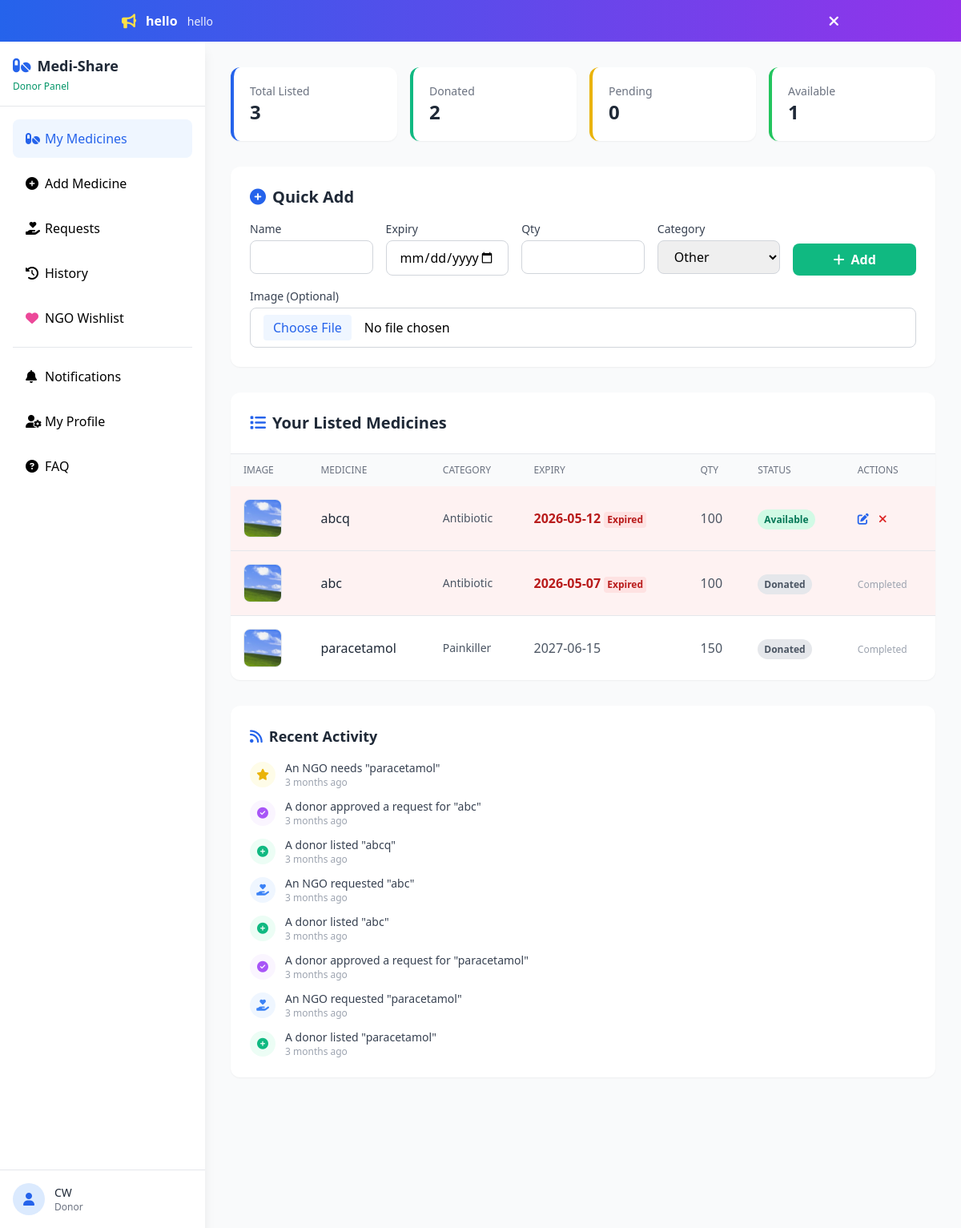
Screenshot of /donor/index.php (signed in) with the database file from the repository.
### tables this page shows
CREATE TABLE `announcements` (
  `id` int(11) NOT NULL,
  `title` varchar(200) NOT NULL,
  `message` text NOT NULL,
  `is_active` tinyint(4) NOT NULL DEFAULT 1,
  `created_by` int(11) DEFAULT NULL,
  `created_at` timestamp NOT NULL DEFAULT current_timestamp()
);

CREATE TABLE `medicines` (
  `medicine_id` int(11) NOT NULL,
  `donor_id` int(11) NOT NULL,
  `medicine_name` varchar(150) NOT NULL,
  `expiry_date` date NOT NULL,
  `quantity_strips` int(11) NOT NULL,
  `category` enum('Antibiotic','Painkiller','Vitamin','Supplement','Other') NOT NULL DEFAULT 'Other',
  `image_path` varchar(255) DEFAULT NULL,
  `status` enum('available','requested','donated') DEFAULT 'available',
  `listed_at` timestamp NOT NULL DEFAULT current_timestamp()
);

CREATE TABLE `activity_feed` (
  `id` int(11) NOT NULL,
  `action_type` varchar(50) NOT NULL,
  `description` varchar(255) NOT NULL,
  `created_at` timestamp NOT NULL DEFAULT current_timestamp()
);

### donor/index.php (the view, shortened to what this page needs)
<?php
require_once '../db.php';
require_once '../helpers.php';
$user_id = $_SESSION['user_id'];
$medicines = [];
try {
    $stmt = $pdo->prepare("SELECT * FROM medicines WHERE donor_id = ? ORDER BY listed_at DESC");
    $stmt->execute([$user_id]);
    $medicines = $stmt->fetchAll();
} catch (PDOException $e) {}
$total_listed = count($medicines);
$successful_donations = 0;
$pending_requests = 0;
$available_count = 0;
foreach ($medicines as $med) {
    if ($med['status'] === 'donated') $successful_donations++;
    elseif ($med['status'] === 'requested') $pending_requests++;
    elseif ($med['status'] === 'available') $available_count++;
}
?>
<!DOCTYPE html>
<html lang="en">
<head>
    <script src="https://cdn.tailwindcss.com"></script>
    <link rel="stylesheet" href="https://cdnjs.cloudflare.com/ajax/libs/font-awesome/6.4.0/css/all.min.css">
</head>
<body class="bg-gray-50">
    <?php include '../common/header.php'; ?>
    <div class="flex">
        <?php include '../common/sidebar.php'; ?>
        <main class="flex-1 min-h-screen p-4 md:p-8">
            <div class="grid grid-cols-2 md:grid-cols-4 gap-4 mb-8">
                <div class="bg-white rounded-xl shadow-sm p-5 border-l-4 border-blue-600">
                    <p class="text-sm text-gray-500">Total Listed</p>
                    <p class="text-2xl font-bold text-gray-800"><?php echo $total_listed; ?></p>
                </div>
                <div class="bg-white rounded-xl shadow-sm p-5 border-l-4 border-emerald-500">
                    <p class="text-sm text-gray-500">Donated</p>
                    <p class="text-2xl font-bold text-gray-800"><?php echo $successful_donations; ?></p>
                </div>
                <div class="bg-white rounded-xl shadow-sm p-5 border-l-4 border-yellow-500">
                    <p class="text-sm text-gray-500">Pending</p>
                    <p class="text-2xl font-bold text-gray-800"><?php echo $pending_requests; ?></p>
                </div>
                <div class="bg-white rounded-xl shadow-sm p-5 border-l-4 border-green-500">
                    <p class="text-sm text-gray-500">Available</p>
                    <p class="text-2xl font-bold text-gray-800"><?php echo $available_count; ?></p>
                </div>
            </div>
            <div class="bg-white rounded-xl shadow-sm p-6 mb-8">
                <h2 class="text-xl font-bold text-gray-800 mb-4"><i class="fa-solid fa-plus-circle text-blue-600 mr-2"></i>Quick Add</h2>
                <form method="POST" action="add_process.php" enctype="multipart/form-data" class="grid grid-cols-1 md:grid-cols-5 gap-4">
                    <div><label class="block text-sm font-medium text-gray-700 mb-1">Name</label><input type="text" name="medicine_name" required class="w-full px-4 py-2 border border-gray-300 rounded-lg focus:ring-2 focus:ring-blue-500 outline-none"></div>
                    <div><label class="block text-sm font-medium text-gray-700 mb-1">Expiry</label><input type="date" name="expiry_date" required class="w-full px-4 py-2 border border-gray-300 rounded-lg focus:ring-2 focus:ring-blue-500 outline-none"></div>
                    <div><label class="block text-sm font-medium text-gray-700 mb-1">Qty</label><input type="number" name="quantity_strips" required min="1" class="w-full px-4 py-2 border border-gray-300 rounded-lg focus:ring-2 focus:ring-blue-500 outline-none"></div>
                    <div><label class="block text-sm font-medium text-gray-700 mb-1">Category</label><select name="category" class="w-full px-4 py-2 border border-gray-300 rounded-lg"><option value="Other">Other</option></select></div>
                    <div class="flex items-end gap-2">
                        <button type="submit" class="w-full bg-emerald-500 text-white py-2 px-4 rounded-lg font-semibold hover:bg-emerald-600 transition"><i class="fa-solid fa-plus mr-2"></i>Add</button>
                    </div>
                    <div class="md:col-span-5">
                        <label class="block text-sm font-medium text-gray-700 mb-1">Image (Optional)</label>
                        <input type="file" name="medicine_image" id="quickMedicineImage" accept=".jpg,.jpeg,.png,.webp" class="w-full px-4 py-2 border border-gray-300 rounded-lg focus:ring-2 focus:ring-blue-500 outline-none file:mr-4 file:py-1 file:px-3 file:rounded file:border-0 file:bg-blue-50 file:text-blue-600 file:font-medium">
                    </div>
                </form>
            </div>
            <div class="bg-white rounded-xl shadow-sm overflow-hidden">
                <div class="p-6 border-b border-gray-200"><h2 class="text-xl font-bold text-gray-800"><i class="fa-solid fa-list text-blue-600 mr-2"></i>Your Listed Medicines</h2></div>
                <div class="overflow-x-auto">
                    <table class="w-full">
                        <thead class="bg-gray-50"><tr>
                            <th class="px-4 py-3 text-left text-xs font-medium text-gray-500 uppercase">Image</th>
                            <th class="px-4 py-3 text-left text-xs font-medium text-gray-500 uppercase">Medicine</th>
                            <th class="px-4 py-3 text-left text-xs font-medium text-gray-500 uppercase">Category</th>
                            <th class="px-4 py-3 text-left text-xs font-medium text-gray-500 uppercase">Expiry</th>
                            <th class="px-4 py-3 text-left text-xs font-medium text-gray-500 uppercase">Qty</th>
                            <th class="px-4 py-3 text-left text-xs font-medium text-gray-500 uppercase">Status</th>
                            <th class="px-4 py-3 text-left text-xs font-medium text-gray-500 uppercase">Actions</th>
                        </tr></thead>
                        <tbody class="divide-y divide-gray-200">
                            <?php if (count($medicines) > 0): ?>
                                <?php foreach ($medicines as $m): ?>
                                    <?php $expiry_info = get_expiry_coding($m['expiry_date']); ?>
                                    <tr class="hover:bg-gray-50 <?php echo $expiry_info['row_class']; ?>">
                                        <td class="px-4 py-4"><?php echo render_medicine_thumbnail($m['image_path'] ?? null, $m['medicine_name']); ?></td>
                                        <td class="px-4 py-4 text-gray-800 font-medium"><?php echo sanitize_output($m['medicine_name']); ?></td>
                                        <td class="px-4 py-4 text-gray-600 text-sm"><?php echo sanitize_output($m['category'] ?? 'Other'); ?></td>
                                        <td class="px-4 py-4 <?php echo $expiry_info['class']; ?>">
                                            <?php echo sanitize_output($m['expiry_date']); ?>
                                            <?php if ($expiry_info['label']): ?><span class="block text-xs <?php echo $expiry_info['badge']; ?> px-1 py-0.5 rounded mt-1 inline-block"><?php echo $expiry_info['label']; ?></span><?php endif; ?>
                                        </td>
                                        <td class="px-4 py-4 text-gray-600"><?php echo (int)$m['quantity_strips']; ?></td>
                                        <td class="px-4 py-4"><?php echo render_status_badge($m['status']); ?></td>
                                        <td class="px-4 py-4">
                                            <?php if ($m['status'] !== 'donated'): ?>
                                                <button onclick="openEditModal(<?php echo (int)$m['medicine_id']; ?>, '<?php echo addslashes($m['medicine_name']); ?>', '<?php echo $m['expiry_date']; ?>', <?php echo (int)$m['quantity_strips']; ?>, '<?php echo $m['category'] ?? 'Other'; ?>')" class="text-blue-600 hover:text-blue-800 text-sm mr-2" title="Edit"><i class="fa-solid fa-pen-to-square"></i></button>
                                                <form method="POST" class="inline"><button type="submit" class="text-red-600 hover:text-red-800 text-sm" onclick="return confirm('Withdraw this medicine?')" title="Withdraw"><i class="fa-solid fa-xmark"></i></button></form>
                                            <?php else: ?>
                                                <span class="text-gray-400 text-xs">Completed</span>
                                            <?php endif; ?>
                                        </td>
                                    </tr>
                                <?php endforeach; ?>
                            <?php else: ?>
                                <tr><td colspan="7" class="px-4 py-8 text-center text-gray-500">No medicines listed yet.</td></tr>
                            <?php endif; ?>
                        </tbody>
                    </table>
                </div>
            </div>
            <div class="mt-8">
                <?php include '../common/activity_feed.php'; render_activity_feed($pdo); ?>
            </div>
        </main>
    </div>
</body>
</html>

### helpers.php (shortened to what this page needs)
<?php
function sanitize_output($data) {
    return htmlspecialchars((string)$data, ENT_QUOTES, 'UTF-8');
}
    if (!empty($success)): ?>
    <?php endif;
function render_status_badge($status) {
    $status_lower = strtolower(trim($status));
    $colors = [
        'available'  => 'bg-emerald-100 text-emerald-700',
        'requested'  => 'bg-blue-100 text-blue-700',
        'donated'    => 'bg-gray-200 text-gray-600',
        'pending'    => 'bg-amber-100 text-amber-700',
        'approved'   => 'bg-emerald-100 text-emerald-700',
        'rejected'   => 'bg-red-100 text-red-700',
        'verified'   => 'bg-emerald-100 text-emerald-700',
        'unverified' => 'bg-amber-100 text-amber-700',
        'donor'      => 'bg-green-100 text-green-700',
        'ngo'        => 'bg-purple-100 text-purple-700',
        'admin'      => 'bg-gray-200 text-gray-700',
        'open'       => 'bg-blue-100 text-blue-700',
        'fulfilled'  => 'bg-emerald-100 text-emerald-700',
        'withdrawn'  => 'bg-gray-200 text-gray-500',
    ];
    $class = $colors[$status_lower] ?? 'bg-gray-100 text-gray-600';
    $label = ucfirst(str_replace('_', ' ', $status_lower));
    return '<span class="px-2 py-1 ' . $class . ' text-xs font-semibold rounded-full">' . sanitize_output($label) . '</span>';
}
function render_medicine_thumbnail($image_path, $medicine_name, $base_path = '..') {
    if (!empty($image_path) && file_exists(__DIR__ . '/uploads/' . $image_path)) {
        return '<img src="' . $base_path . '/uploads/' . sanitize_output($image_path) . '" alt="' . sanitize_output($medicine_name) . '" class="w-12 h-12 rounded-lg object-cover border border-gray-200">';
    }
    $initial = strtoupper(substr($medicine_name, 0, 1));
    $colors = ['bg-blue-100 text-blue-600', 'bg-emerald-100 text-emerald-600', 'bg-purple-100 text-purple-600', 'bg-amber-100 text-amber-600', 'bg-rose-100 text-rose-600'];
    $color = $colors[ord($initial) % count($colors)];
    return '<div class="w-12 h-12 rounded-lg ' . $color . ' flex items-center justify-center font-bold text-lg">' . sanitize_output($initial) . '</div>';
}
function get_expiry_coding($expiry_date) {
    $now = new DateTime('today');
    $expiry = new DateTime($expiry_date);
    $diff = $now->diff($expiry);
    $days = (int)$diff->format('%r%a');
    if ($days < 0) {
        return ['class' => 'text-red-700 font-bold', 'label' => 'Expired', 'row_class' => 'bg-red-50', 'badge' => 'bg-red-100 text-red-700'];
    } elseif ($days < 7) {
        return ['class' => 'text-red-600 font-semibold', 'label' => $days . 'd left', 'row_class' => 'bg-red-50', 'badge' => 'bg-red-100 text-red-700'];
    } elseif ($days <= 30) {
        return ['class' => 'text-amber-600 font-semibold', 'label' => $days . 'd left', 'row_class' => 'bg-amber-50', 'badge' => 'bg-amber-100 text-amber-700'];
    }
    return ['class' => 'text-gray-600', 'label' => '', 'row_class' => '', 'badge' => ''];
}
function time_ago($datetime) {
    $timezone = new DateTimeZone('Asia/Kolkata');
    $now = new DateTime('now', $timezone);
    $then = new DateTime($datetime, $timezone);
    $diff = $now->diff($then);
    if ($diff->m > 0) return $diff->m . ' month' . ($diff->m > 1 ? 's' : '') . ' ago';
    return 'Just now';
}
function get_active_announcement($pdo) {
    try {
        $stmt = $pdo->query("SELECT * FROM announcements WHERE is_active = 1 ORDER BY created_at DESC LIMIT 1");
        return $stmt->fetch();
    } catch (PDOException $e) { return null; }
}
function render_announcement_banner($pdo) {
    $ann = get_active_announcement($pdo);
    ?>
    <div id="announcementBanner" class="bg-gradient-to-r from-blue-600 to-purple-600 text-white px-4 py-3 relative">
        <div class="max-w-4xl mx-auto flex items-center justify-between">
            <div class="flex items-center space-x-3">
                <i class="fa-solid fa-bullhorn text-yellow-300 text-lg"></i>
                <div>
                    <span class="font-bold"><?php echo sanitize_output($ann['title']); ?></span>
                    <span class="ml-2 text-sm opacity-90"><?php echo sanitize_output($ann['message']); ?></span>
                </div>
            </div>
            <button onclick="dismissAnnouncement(<?php echo (int)$ann['id']; ?>)" class="text-white hover:text-yellow-300 ml-4 flex-shrink-0">
                <i class="fa-solid fa-times text-lg"></i>
            </button>
        </div>
    </div>
    <?php
}

### common/activity_feed.php
<?php
function render_activity_feed($pdo, $limit = 8) {
    try {
        $stmt = $pdo->query("SELECT * FROM activity_feed ORDER BY created_at DESC LIMIT {$limit}");
        $activities = $stmt->fetchAll();
    } catch (PDOException $e) {
        $activities = [];
    }
    $icons = [
        'listing'  => ['fa-plus-circle', 'text-emerald-500', 'bg-emerald-50'],
        'request'  => ['fa-hand-holding-heart', 'text-blue-500', 'bg-blue-50'],
        'donation' => ['fa-check-circle', 'text-purple-500', 'bg-purple-50'],
        'fulfil'   => ['fa-heart', 'text-pink-500', 'bg-pink-50'],
        'wishlist' => ['fa-star', 'text-yellow-500', 'bg-yellow-50'],
        'withdraw' => ['fa-xmark', 'text-gray-500', 'bg-gray-50'],
    ];
    ?>
    <div class="bg-white rounded-xl shadow-sm p-6">
        <h3 class="text-lg font-bold text-gray-800 mb-4"><i class="fa-solid fa-rss text-blue-600 mr-2"></i>Recent Activity</h3>
        <?php if (count($activities) > 0): ?>
            <div class="space-y-3">
                <?php foreach ($activities as $a): ?>
                    <?php $icon_info = $icons[$a['action_type']] ?? ['fa-circle', 'text-gray-500', 'bg-gray-50']; ?>
                    <div class="flex items-start space-x-3">
                        <div class="w-8 h-8 rounded-full <?php echo $icon_info[2]; ?> flex items-center justify-center flex-shrink-0 mt-0.5">
                            <i class="fa-solid <?php echo $icon_info[0]; ?> <?php echo $icon_info[1]; ?> text-sm"></i>
                        </div>
                        <div class="flex-1 min-w-0">
                            <p class="text-sm text-gray-700"><?php echo sanitize_output($a['description']); ?></p>
                            <p class="text-xs text-gray-400"><?php echo time_ago($a['created_at']); ?></p>
                        </div>
                    </div>
                <?php endforeach; ?>
            </div>
        <?php else: ?>
            <p class="text-sm text-gray-500 text-center py-4">No activity yet. Be the first!</p>
        <?php endif; ?>
    </div>
    <?php
}

### rows the page displays
announcements: title "hello", message "hello"
medicines: image_path (picture), medicine_name "abcq", category "Antibiotic", expiry_date "2026-05-12", expiry_date "Expired", quantity_strips "100", status "Available"
medicines: image_path (picture), medicine_name "abc", category "Antibiotic", expiry_date "2026-05-07", expiry_date "Expired", quantity_strips "100", status "Donated", shows "Completed"
medicines: image_path (picture), medicine_name "paracetamol", category "Painkiller", expiry_date "2027-06-15", quantity_strips "150", status "Donated", shows "Completed"
activity_feed: description "An NGO needs \"paracetamol\"", created_at "3 months ago"
activity_feed: description "A donor approved a request for \"abc\"", created_at "3 months ago"
activity_feed: description "A donor listed \"abcq\"", created_at "3 months ago"
activity_feed: description "An NGO requested \"abc\"", created_at "3 months ago"
activity_feed: description "A donor listed \"abc\"", created_at "3 months ago"
activity_feed: description "A donor approved a request for \"paracetamol\"", created_at "3 months ago"
activity_feed: description "An NGO requested \"paracetamol\"", created_at "3 months ago"
activity_feed: description "A donor listed \"paracetamol\"", created_at "3 months ago"

### other values shown
sanitize_output($user_name) "CW"
$role "Donor"
$total_listed "3"
$successful_donations "2"
$pending_requests "0"
$available_count "1"
